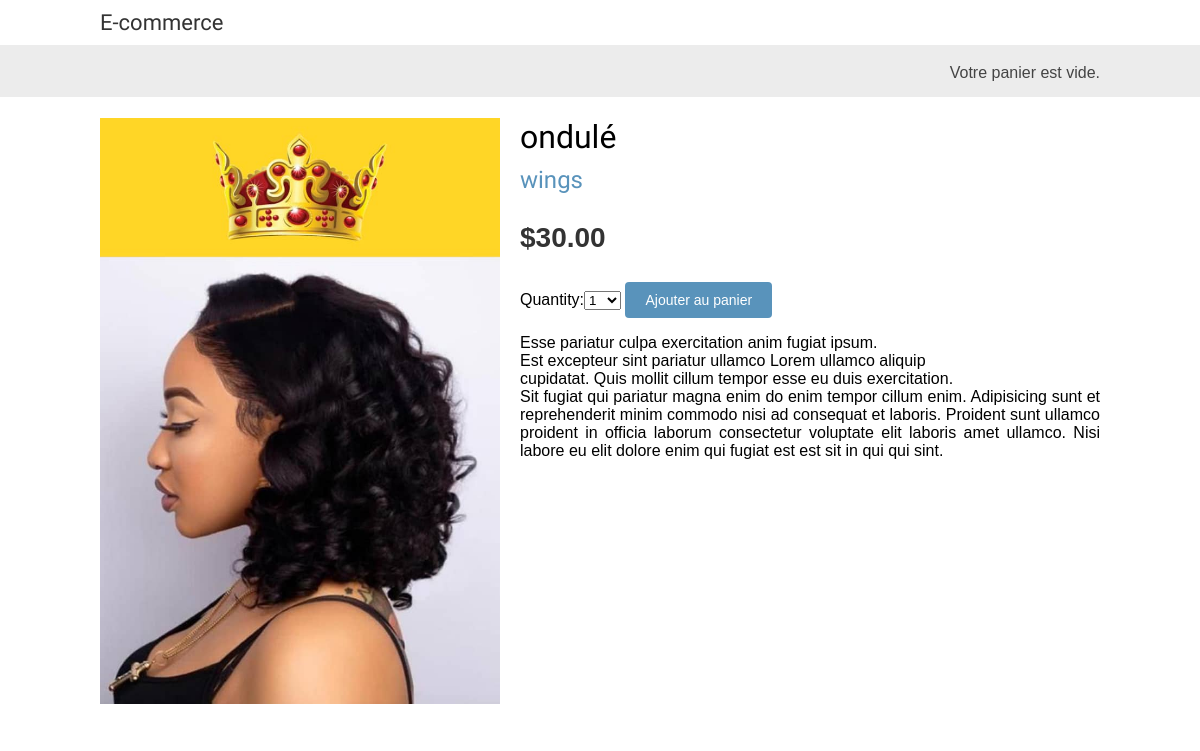
Screenshot of /1/ondule/ with the database file from the repository.
### shop/models.py (models this page shows, shortened)
class Product(models.Model):
    category = models.ForeignKey(Category, related_name='products', on_delete=models.CASCADE)
    name = models.CharField(max_length=200, db_index=True)
    slug = models.SlugField(max_length=200, db_index=True)
    image = models.ImageField(upload_to='products/%Y/%m/%d', blank=True)
    description = models.TextField(blank=True)
    price = models.DecimalField(max_digits=10, decimal_places=2)
    available = models.BooleanField(default=True)
    created = models.DateTimeField(auto_now_add=True)
    updated = models.DateTimeField(auto_now=True)
    class Meta:
        ordering = ('name',)
        index_together = (('id', 'slug'),)

class Category(models.Model):
    name = models.CharField(max_length=200, db_index=True)
    slug = models.SlugField(max_length=200, unique=True)
    class Meta:
        ordering = ('name',)
        verbose_name = 'category'
        verbose_name_plural = 'categories'
    def __str__(self):
        return self.name
    def get_absolute_url(self):
        return reverse('shop:product_list_by_category', args=[self.slug])

### shop/views.py (the view)
# urls.py: path('<int:id>/<slug:slug>/', views.product_detail, name='product_detail'),
def product_detail(request, id, slug):
    product = get_object_or_404(Product, id=id, slug=slug, available=True)
    cart_product_form = CartAddProductForm()
    return render(request, 'shop/product/detail.html',
                            {'product': product,
                            'cart_product_form': cart_product_form})

### cart/forms.py
class CartAddProductForm(forms.Form):
    quantity = forms.TypedChoiceField(choices=PRODUCT_QUANTITY_CHOICES, coerce=int)
    override = forms.BooleanField(required=False, initial=False, widget=forms.HiddenInput)

### cart/cart.py (called while the page is built)
    def __len__(self):
        return sum(item['quantity'] for item in self.cart.values())

### cart/context_processors.py (called while the page is built)
def cart(request):
    return {'cart': Cart(request)}

### shop/templates/shop/product/detail.html (shortened to what this page needs)
{% extends "shop/base.html" %}
{% load static %}
{% block content %}
    <div class="product-detail">
        <img src="{% if product.image %}{{ product.image.url }}{% else %}
        {% static "img/no_image.png" %}{% endif %}">
        <h1>{{ product.name }}</h1>
        <h2>
            <a href="{{ product.category.get_absolute_url }}">
                {{ product.category }}
            </a>
        </h2>
    <p class="price">${{ product.price }}</p>
    <form action="{% url 'cart:cart_add' product.id %}" method='post'>
        {{ cart_product_form }}
        <input type='submit' value='Ajouter au panier'>
    </form>
    {{ product.description|linebreaks }}
    </div>
{% endblock %}

### shop/static/css/base.css (style rules this page uses)
body { margin:0; padding:0; font-family:helvetica, sans-serif; }
h1, h2, h3, h4, h5 , h6 { font-family: 'Ubuntu', sans-serif; font-weight:normal; }
a { text-decoration:none; color:#5993bb; }
a.button, input[type="submit"] { color:#fff; background:#5993bb; border-radius:4px; padding:10px 20px; font-size:14px; border:0; }
.product-detail { text-align:justify; }
.product-detail .price { color:#333; font-size:28px; font-weight:bold; }
.product-detail img { width:40%; float:left; padding:0 20px 20px 0; }
.product-detail h1 { margin-bottom:0; }
.product-detail h2 { margin-top:10px; }

### rows the page displays
Product: image (picture), name "ondulé", category "wings", price "30.00", description "Esse pariatur culpa exercitation anim fugiat ipsum. Est excepteur sint pariatur ullamco Lorem ullamco aliquip cupidatat. Quis mollit cillum tempor esse eu duis exercitation. Sit fugiat qui pariatur magna enim do enim tempor cillum enim. Adipisicing sunt et reprehenderit minim commodo nisi ad consequat et laboris. Proident sunt ullamco proident in officia laborum consectetur voluptate elit laboris amet ullamco. Nisi labore eu elit dolore enim qui fugiat est est sit in qui qui sint."
